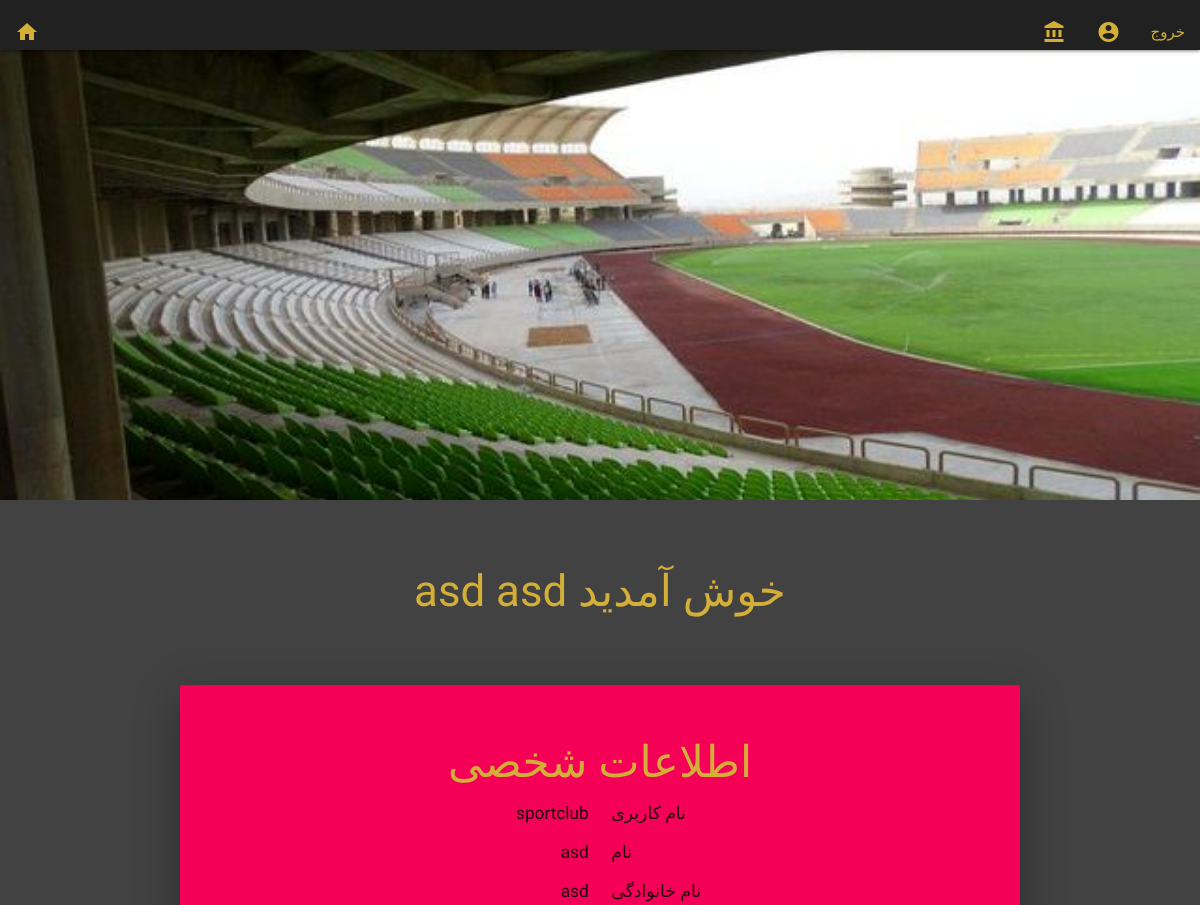
/sportclub/profile/sportclub/ (signed in, upper part), run on an earlier commit of the app's database.
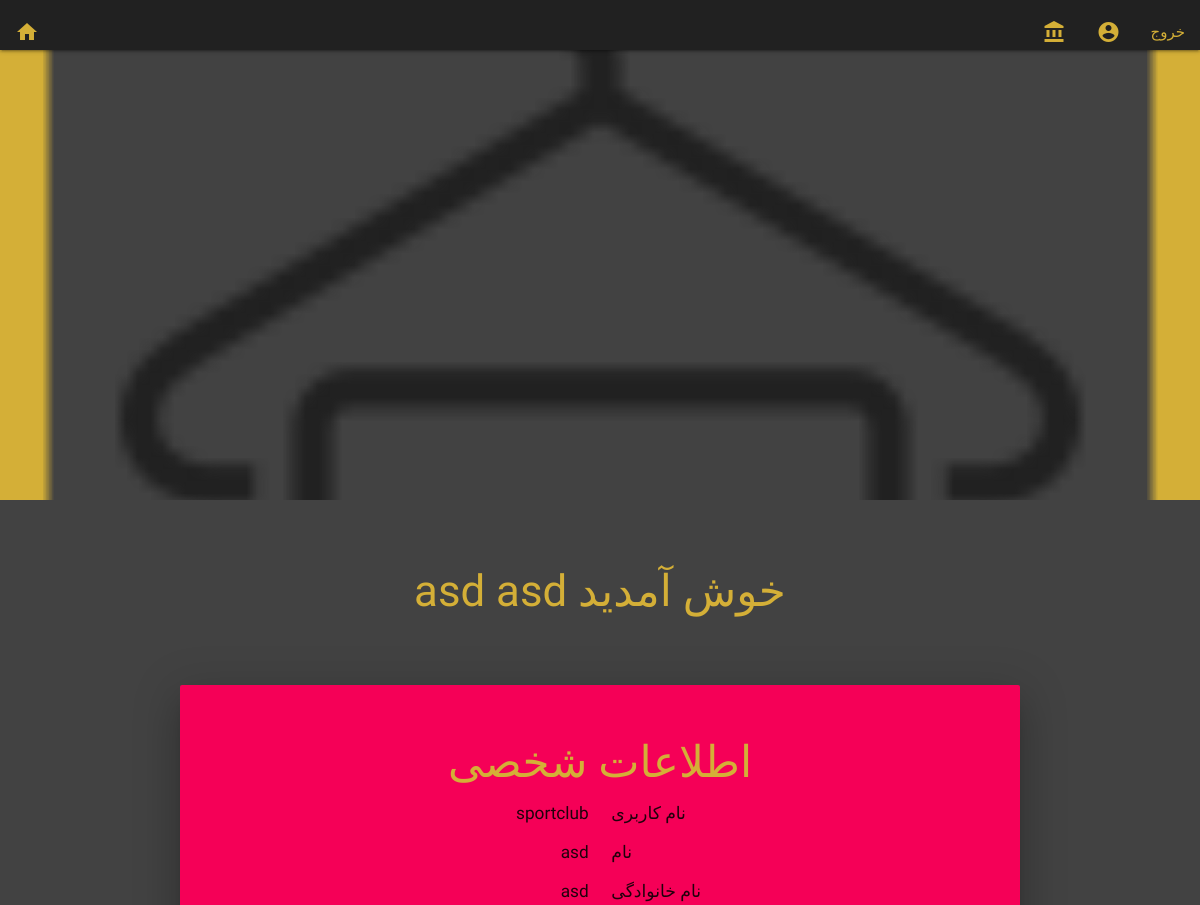
And on a later commit of the database.
### sportclub/models.py (models this page shows, shortened)
class SportClubModel(models.Model):
    user = models.OneToOneField(settings.AUTH_USER_MODEL, on_delete = models.CASCADE,
                                primary_key = True, related_name = 'sportclubs')
    phone_number = models.CharField(max_length = 20, blank = False)
    address = models.TextField(blank = False)
    info = models.TextField(blank = True, null= True)
    picture = models.ImageField(default = r'sportclub/default/coverpicture.png',
                                 upload_to=r'sportclub/coverpicture')
    terms_and_conditions = models.TextField(blank = True, null = True)
    bankaccount_ownername = models.CharField(max_length = 300, null = True, blank = True)
    bankaccount_accountnumber = models.CharField(max_length = 30, null = True, blank = True)
    bankaccount_cardnumber = models.CharField(max_length = 30, null = True, blank = True)
    bankaccount_bankname = models.CharField(max_length = 100, null = True, blank = True)

### sportclub/views.py (the view)
# urls.py: path('profile/<slug:slug>/', SportClubProfileView, name='profile'),
@sportclub_required
@login_required
def SportClubProfileView(request, slug):
    user = request.user
    SportClubDetail = get_object_or_404(SportClubModel, user = user)
    return render(request,'sportclub/profile.html',
                    {'sportclub_detail':SportClubDetail})

### sportclub/templates/sportclub/profile.html (shortened to what this page needs)
{% extends "base_templates/base1.html" %}
{% block body_block %}
{% if sportclub_detail.picture %}
<div class="parallax-container">
      <div class="parallax"><img src="{{sportclub_detail.picture.url}}"></div>
    </div>
{% endif %}
<div class="section">
  <div class="container"><br>
<span class="center-align"><h3 class="fMarkazi gold-text";>{{user.first_name}} {{user.last_name}} خوش آمدید</h3><br><br></span>
  <div class="row center">
  <div class="card-panel hoverable pink accent-3 z-depth-5 fMarkazi">
    <h3 class=" fMarkazi gold-text">اطلاعات شخصی</h3>
<h6>
    <div class="row">
      <div class="col s6 m6 l6 right-align">{{user.username}}</div>
      <div class="col s6 m6 l6 left-align">نام کاربری</div>
    </div>
    <div class="row">
      <div class="col s6 m6 l6 right-align">{{user.first_name}}</div>
      <div class="col s6 m6 l6 left-align">نام</div>
    </div>
    <div class="row">
      <div class="col s6 m6 l6 right-align">{{user.last_name}}</div>
      <div class="col s6 m6 l6 left-align">نام خانوادگی</div>
    </div>
    </h6>
  </div>
<br><br>
<br><br>
</div>
</div>
</div>
{% endblock %}

What changed in the data, as far as the page shows it:
changed SportClubModel: picture: a different picture
